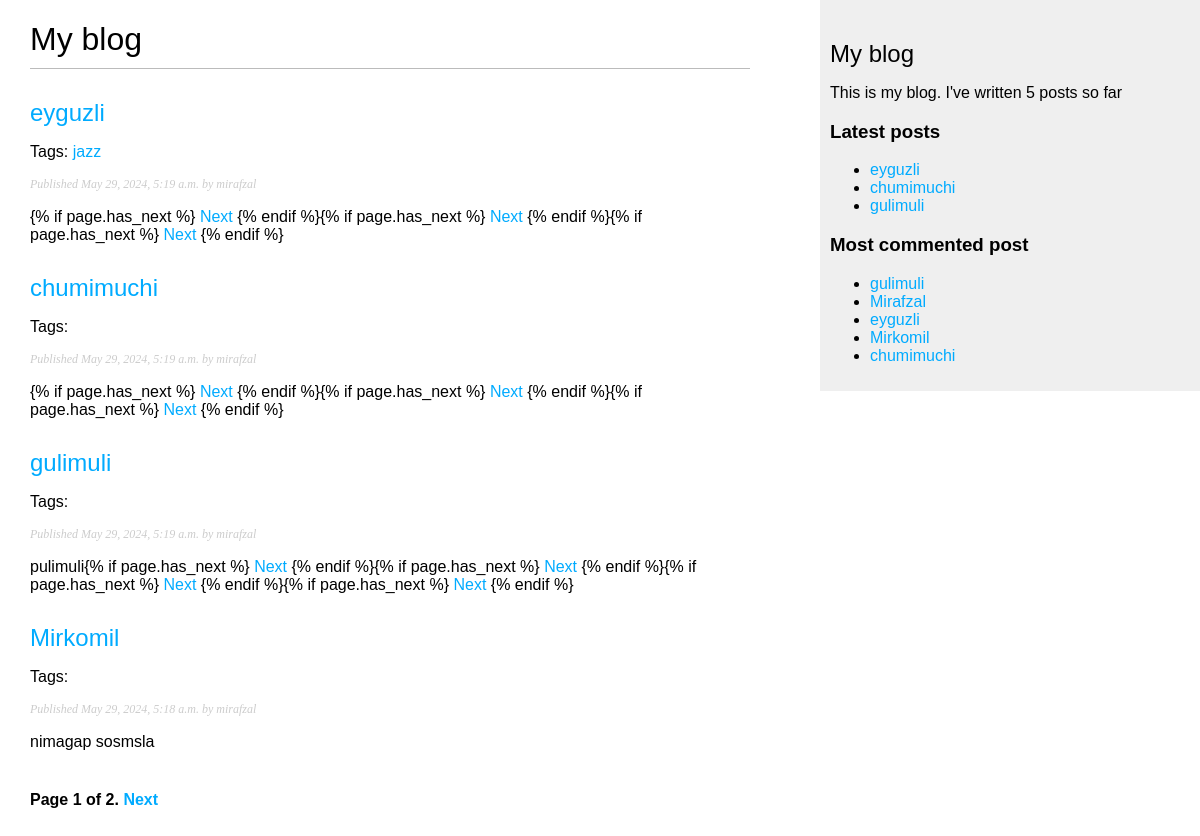
/blog/, run on an earlier commit of the app's database.
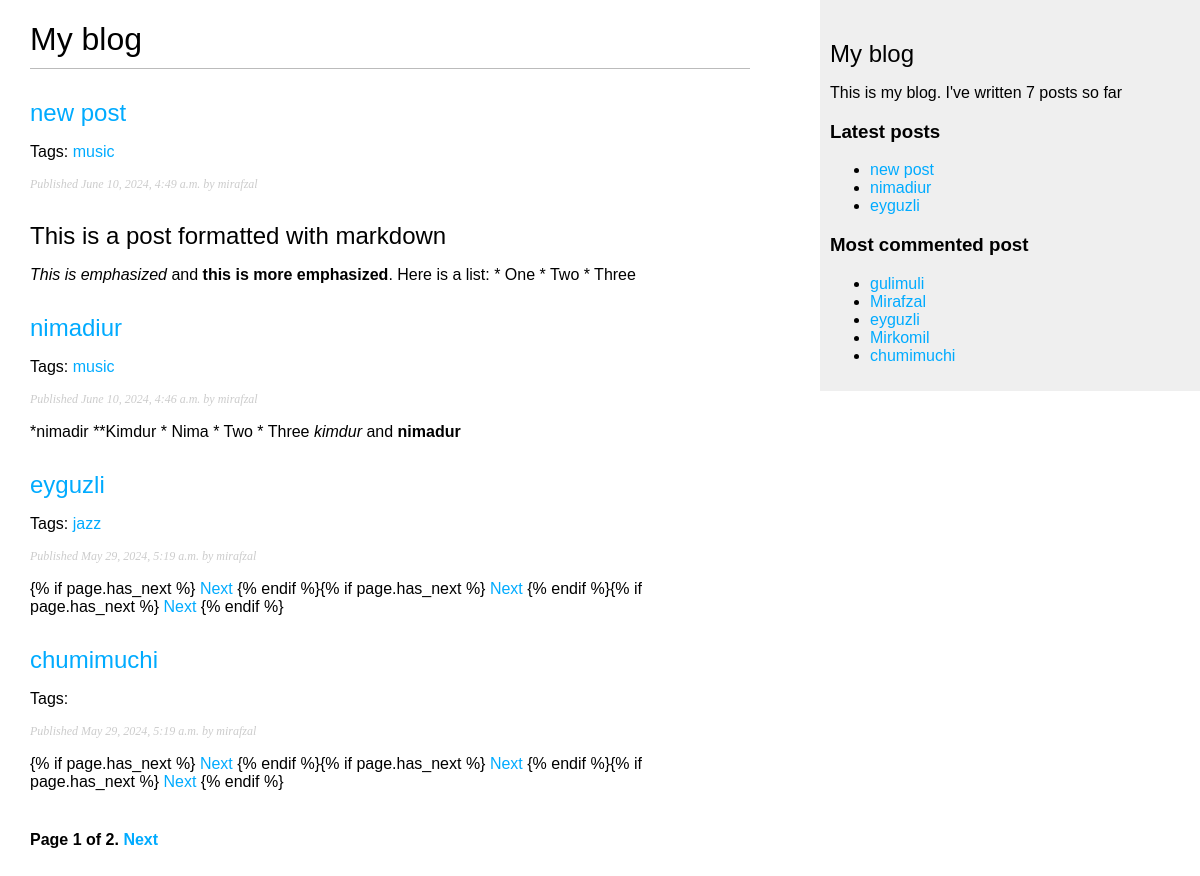
And on a later commit of the database.
### blog/models.py (models this page shows, shortened)
class Post(models.Model):
    class Status(models.TextChoices):
        DRAFT = 'DF', 'Draft'
        PUBLISHED = 'PB', 'Published'
    title = models.CharField(max_length=200)
    slug = models.SlugField(max_length=200,
                            unique_for_date='publish')
    body = models.TextField()
    publish = models.DateTimeField(default=timezone.now)
    created = models.DateTimeField(auto_now_add=True)
    updated = models.DateTimeField(auto_now=True)
    status = models.CharField(
        max_length=2,
        choices=Status.choices,
        default=Status.DRAFT,
    )
    author = models.ForeignKey(User, on_delete=models.CASCADE, related_name='blog_posts')
    objects = models.Manager()
    published = PublishedManager()
    tags = TaggableManager()
    class Meta:
        ordering = ['-publish']
        indexes = [
            models.Index(fields=['-publish']),
        ]
    def get_absolute_url(self):
        return reverse('blog:post_detail',args=[self.publish.year,
                                                self.publish.month,
                                                self.publish.day,
                                                self.slug])

### blog/views.py (the view)
# urls.py: path('', views.post_list, name='post_list'),
def post_list(request, tag_slug=None):
    post_list = Post.published.all()
    tag = None
    if tag_slug:
        tag = get_object_or_404(Tag, slug=tag_slug)
        post_list = post_list.filter(tags__in=[tag])
    paginator = Paginator(post_list,4)
    page_number = request.GET.get('page')
    try:
        posts = paginator.page(page_number)
    except PageNotAnInteger:
        posts = paginator.page(1)
    except EmptyPage:
        posts = paginator.page(paginator.num_pages)
    return render(request, 'blog/post/list.html', {'posts': posts,'tag':tag})

### blog/models.py (called while the page is built)
    def get_queryset(self):
        return super().get_queryset().filter(status=Post.Status.PUBLISHED)

### blog/templatetags/blog_tags.py (called while the page is built)
@register.simple_tag
def total_posts():
    return Post.published.count()

@register.inclusion_tag('blog/post/latest_posts.html')
def show_latest_posts(count=5):
    latest_posts = Post.published.order_by('-publish')[:count]
    return {'latest_posts': latest_posts}

@register.simple_tag
def get_most_commented_posts(count=5):
    return Post.published.annotate(
        total_comment=Count('comments')
    ).order_by('-total_comment')[:count]

@register.filter(name='markdown')
def markdown_format(text):
    return mark_safe(markdown.markdown(text))

### blog/templates/blog/post/list.html (shortened to what this page needs)
{% extends "blog/base.html" %}
{% load blog_tags %}
{%  block content %}
    <h1>My blog</h1>
    {% for post in posts %}
        <h2>
            <a href="{{ post.get_absolute_url }}">
                {{ post.title }}
            </a>
        </h2>
    <p class="tags">Tags:
        {% for tag in post.tags.all %}
            <a href="{% url "blog:post_list_by_tag" tag.slug %}">
            {{ tag.name }}
            </a>
        {% endfor %}
    </p>
    <p class="date">
        Published {{ post.publish }} by {{ post.author }}
    </p>
    {{ post.body|markdown|truncatewords_html:30 }}
    {% endfor %}
    {% include "pagination.html" with page=posts %}
{% endblock content %}

### blog/templates/blog/base.html (shortened to what this page needs)
{% load blog_tags %}
{% load static %}
<!DOCTYPE html>
<html>
    <head>
        <link href="{% static "css/blog.css" %}" rel="stylesheet">
    </head>
<body>
    <div id="content">
        {% block content %}
        {% endblock %}
    </div>
    <div id="sidebar">
        <h2>My blog</h2>
        <p>This is my blog.
            I've written {% total_posts  %} posts so far
        </p>
        <h3>Latest posts</h3>
        {% show_latest_posts 3 %}
        <h3>Most commented post</h3>
        {% get_most_commented_posts as most_commented_posts %}
        <ul>
            {% for post in most_commented_posts %}
            <li>
                <a href="{{ post.get_absolute_url }}">{{ post.title }}</a>
            </li>
            {% endfor %}
        </ul>
    </div>
</body>
</html>

### blog/templates/pagination.html (shortened to what this page needs)
<div class="pagination">
    <span class="step-link">
    <span class="currnect">
        Page {{ page.number }} of {{ page.paginator.num_pages }}.
    </span>
    {% if page.has_next %}
        <a href="?page={{ page.next_page_number }}">Next</a>
    {% endif %}
    </span>
</div>

### blog/templates/blog/post/latest_posts.html
<ul>
{% for post in latest_posts %}
<li>
<a href="{{ post.get_absolute_url }}">{{ post.title }}</a>
</li>
{% endfor %}
</ul>

### blog/static/css/blog.css (style rules this page uses)
body { margin:0; padding:0; font-family:helvetica, sans-serif; }
a { color:#00abff; text-decoration:none; }
h1 { font-weight:normal; border-bottom:1px solid #bbb; padding:0 0 10px 0; }
h2 { font-weight:normal; margin:30px 0 0; }
#content { float:left; width:60%; padding:0 0 0 30px; }
#sidebar { float:right; width:30%; padding:10px; background:#efefef; height:100%; }
p.date { color:#ccc; font-family: georgia, serif; font-size: 12px; font-style: italic; }
.pagination { margin:40px 0; font-weight:bold; }

What changed in the data, as far as the page shows it:
no longer on one of the page's lists (row unchanged): Post: title "chumimuchi"
no longer on one of the page's lists (row unchanged): Post: title "gulimuli", publish "May 29, 2024, 5:19 a.m.", author "mirafzal", body "pulimuli{% if page.has_next %} Next {% endif %}{% if page.has_next %} Next {% endif %}{% if page.has_next %} Next {% endif %}{% if page.has_next %} Next {% endif %}"
no longer on one of the page's lists (row unchanged): Post: title "Mirkomil", publish "May 29, 2024, 5:18 a.m.", author "mirafzal", body "nimagap sosmsla"
added Post: title "new post", publish "June 10, 2024, 4:49 a.m.", author "mirafzal", body "This is a post formatted with markdown This is emphasized and this is more emphasized . Here is a list: * One * Two * Three"
now on this page (row unchanged): Tag: name "music"
added Post: title "nimadiur", publish "June 10, 2024, 4:46 a.m.", author "mirafzal", body "*nimadir **Kimdur * Nima * Two * Three kimdur and nimadur"
Also different on the page:
text no longer shown: "5"
text now shown: "7"
